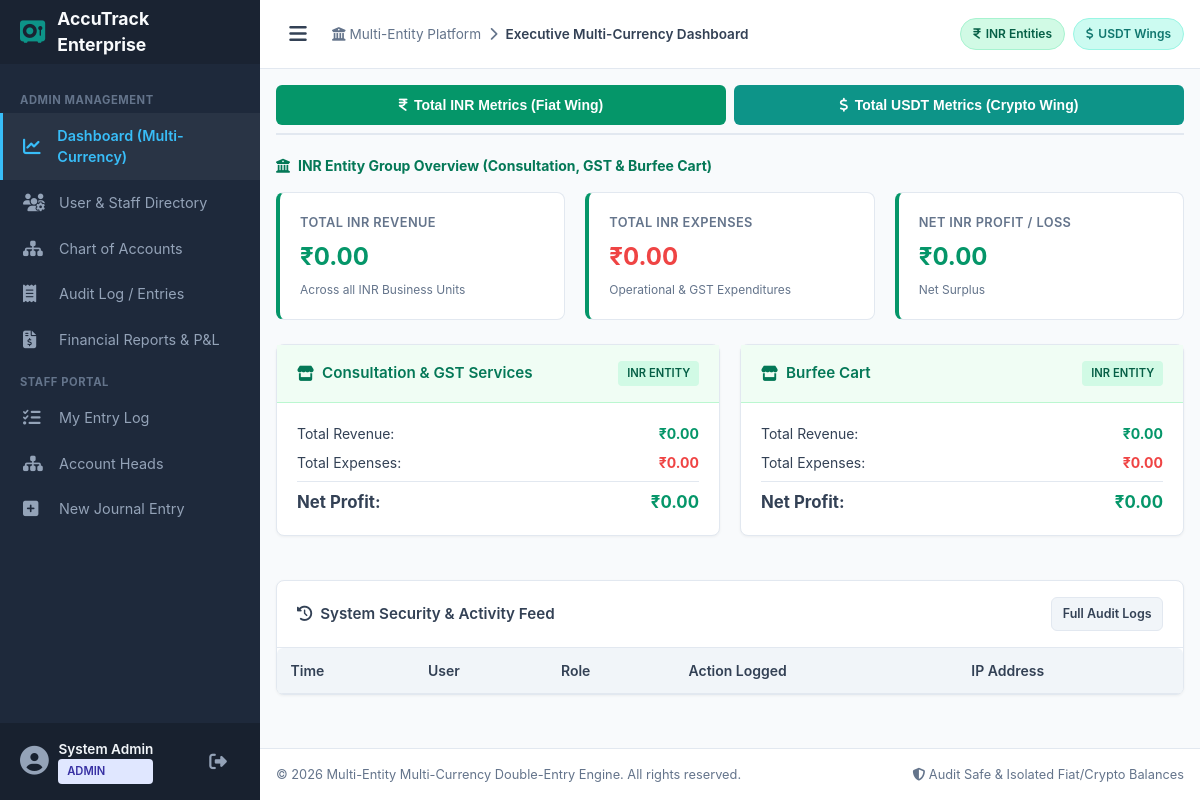
/admin/index.php (signed in), run on an earlier commit of the app's database.
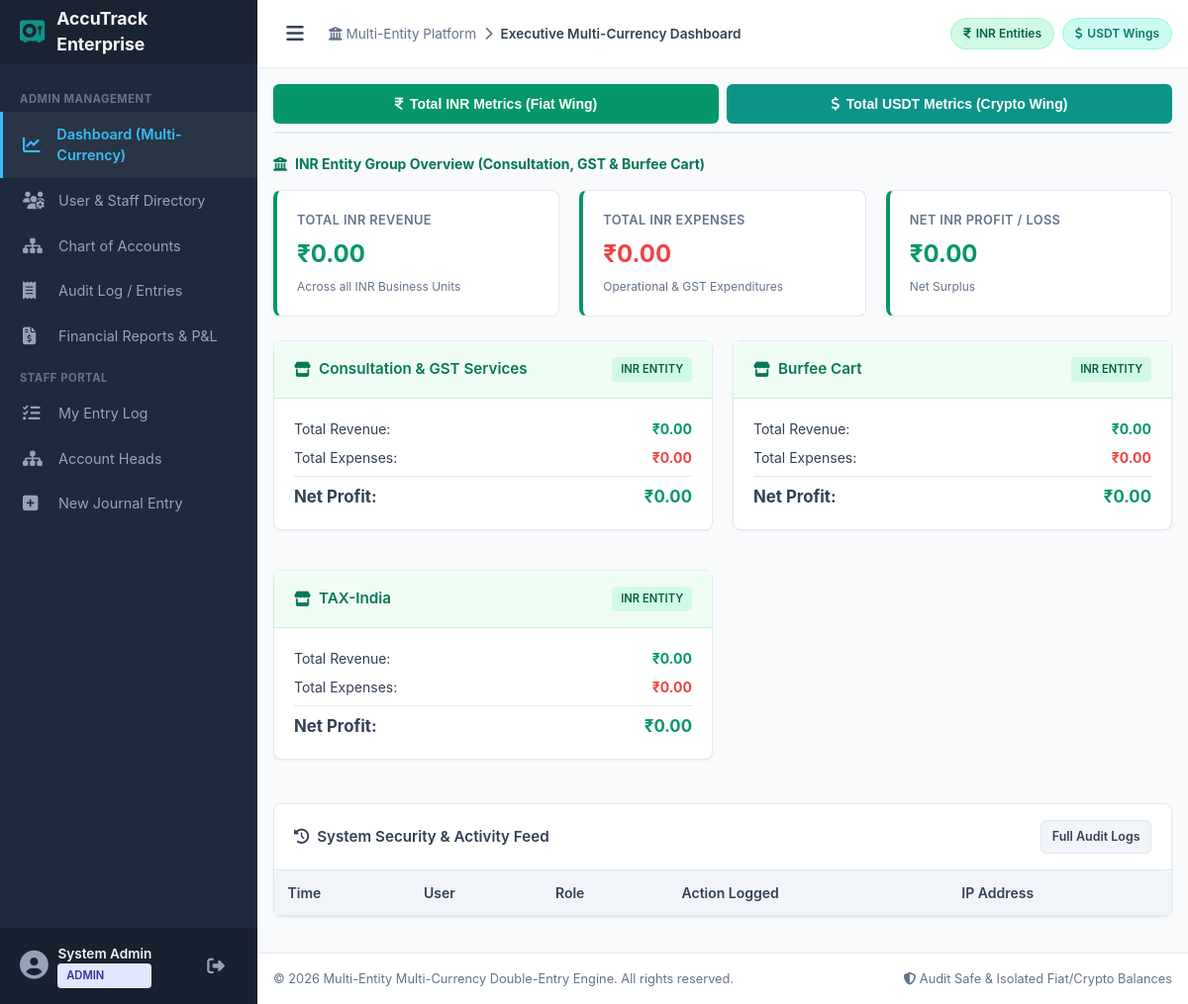
And on a later commit of the database.
### tables this page shows
CREATE TABLE IF NOT EXISTS `entities` (
  `id` INT AUTO_INCREMENT PRIMARY KEY,
  `name` VARCHAR(150) NOT NULL,
  `default_currency` ENUM('INR', 'USDT') NOT NULL,
  `status` ENUM('active', 'inactive') NOT NULL DEFAULT 'active',
  `created_at` DATETIME NOT NULL DEFAULT CURRENT_TIMESTAMP
);

### includes/auth.php (called while the page is built, shortened)
<?php
function get_logged_in_user() {
    return [
        'id' => $_SESSION['user_id'],
        'full_name' => $_SESSION['full_name'] ?? '',
        'email' => $_SESSION['email'] ?? '',
        'role' => $_SESSION['role'] ?? 'staff'
    ];
}

### admin/index.php (the view, shortened to what this page needs)
<?php
require_once __DIR__ . '/../includes/auth.php';
$conn = get_db_connection();
$inr_income_res = $conn->query("
    SELECT SUM(l.credit - l.debit) as total_income
    FROM journal_entry_lines l
    JOIN journal_entries e ON l.journal_entry_id = e.id
    JOIN chart_of_accounts a ON l.account_id = a.id
    WHERE e.currency = 'INR' AND a.account_type = 'Income'
")->fetch_assoc();
$inr_income = floatval($inr_income_res['total_income'] ?? 0);
$inr_expense_res = $conn->query("
    SELECT SUM(l.debit - l.credit) as total_expense
    FROM journal_entry_lines l
    JOIN journal_entries e ON l.journal_entry_id = e.id
    JOIN chart_of_accounts a ON l.account_id = a.id
    WHERE e.currency = 'INR' AND a.account_type = 'Expense'
")->fetch_assoc();
$inr_expense = floatval($inr_expense_res['total_expense'] ?? 0);
$inr_net_profit = $inr_income - $inr_expense;
$inr_entities_res = $conn->query("
    SELECT e.id, e.name,
           COALESCE(SUM(CASE WHEN a.account_type = 'Income' THEN (l.credit - l.debit) ELSE 0 END), 0) as income,
           COALESCE(SUM(CASE WHEN a.account_type = 'Expense' THEN (l.debit - l.credit) ELSE 0 END), 0) as expense
    FROM entities e
    LEFT JOIN journal_entries je ON je.entity_id = e.id
    LEFT JOIN journal_entry_lines l ON l.journal_entry_id = je.id
    LEFT JOIN chart_of_accounts a ON l.account_id = a.id
    WHERE e.default_currency = 'INR'
    GROUP BY e.id, e.name
")->fetch_all(MYSQLI_ASSOC);
$page_title = "Executive Multi-Currency Dashboard";
$active_nav = "admin_dashboard";
require_once __DIR__ . '/../includes/header.php';
?>
<div class="dash-tab-container">
    <button class="btn btn-inr dash-tab-btn active" data-currency="INR">
        <i class="fa-solid fa-indian-rupee-sign"></i> Total INR Metrics (Fiat Wing)
    </button>
    <button class="btn btn-usdt dash-tab-btn" data-currency="USDT">
        <i class="fa-solid fa-dollar-sign"></i> Total USDT Metrics (Crypto Wing)
    </button>
</div>
<div id="section_INR" class="currency-section">
    <div style="margin-bottom: 1rem; color: var(--inr-dark); font-weight: 700; display: flex; align-items: center; gap: 0.5rem;">
        <i class="fa-solid fa-building-columns"></i> INR Entity Group Overview (Consultation, GST & Burfee Cart)
    </div>
    <div class="grid-3" style="margin-bottom: 1.5rem;">
        <div class="stat-card inr-card">
            <span class="stat-title">Total INR Revenue</span>
            <span class="stat-value" style="color: var(--inr-primary);">₹<?= number_format($inr_income, 2) ?></span>
            <span class="stat-subtitle">Across all INR Business Units</span>
        </div>
        <div class="stat-card inr-card">
            <span class="stat-title">Total INR Expenses</span>
            <span class="stat-value" style="color: var(--danger-color);">₹<?= number_format($inr_expense, 2) ?></span>
            <span class="stat-subtitle">Operational & GST Expenditures</span>
        </div>
        <div class="stat-card inr-card">
            <span class="stat-title">Net INR Profit / Loss</span>
            <span class="stat-value" style="color: <?= $inr_net_profit >= 0 ? 'var(--inr-primary)' : 'var(--danger-color)' ?>;">
                ₹<?= number_format($inr_net_profit, 2) ?>
            </span>
            <span class="stat-subtitle"><?= $inr_net_profit >= 0 ? 'Net Surplus' : 'Net Deficit' ?></span>
        </div>
    </div>
    <div class="grid-2">
        <?php foreach ($inr_entities_res as $e_item): ?>
            <?php $net = $e_item['income'] - $e_item['expense']; ?>
            <div class="card">
                <div class="card-header inr-theme">
                    <div class="card-title"><i class="fa-solid fa-store"></i> <?= htmlspecialchars($e_item['name']) ?></div>
                    <span class="badge badge-inr">INR Entity</span>
                </div>
                <div class="card-body">
                    <div style="display: flex; justify-content: space-between; margin-bottom: 0.5rem;">
                        <span>Total Revenue:</span>
                        <strong style="color: var(--inr-primary);">₹<?= number_format($e_item['income'], 2) ?></strong>
                    </div>
                    <div style="display: flex; justify-content: space-between; margin-bottom: 0.5rem;">
                        <span>Total Expenses:</span>
                        <strong style="color: var(--danger-color);">₹<?= number_format($e_item['expense'], 2) ?></strong>
                    </div>
                    <div style="display: flex; justify-content: space-between; border-top: 1px solid var(--border-color); padding-top: 0.5rem; font-size: 1.05rem;">
                        <strong>Net Profit:</strong>
                        <strong style="color: <?= $net >= 0 ? 'var(--inr-primary)' : 'var(--danger-color)' ?>;">
                            ₹<?= number_format($net, 2) ?>
                        </strong>
                    </div>
                </div>
            </div>
        <?php endforeach; ?>
    </div>
</div>
<div class="card" style="margin-top: 1.5rem;">
    <div class="card-header">
        <div class="card-title"><i class="fa-solid fa-clock-rotate-left"></i> System Security & Activity Feed</div>
        <a href="/admin/transactions.php" class="btn btn-secondary btn-sm">Full Audit Logs</a>
    </div>
    <div class="card-body" style="padding: 0;">
        <div class="table-responsive">
            <table class="table">
                <thead>
                    <tr>
                        <th>Time</th>
                        <th>User</th>
                        <th>Role</th>
                        <th>Action Logged</th>
                        <th>IP Address</th>
                    </tr>
                </thead>
            </table>
        </div>
    </div>
</div>
<?php
require_once __DIR__ . '/../includes/footer.php';
?>

### includes/header.php (shortened to what this page needs)
<?php
$current_user = get_logged_in_user();
$page_title = $page_title ?? 'Accounting Engine';
$active_nav = $active_nav ?? '';
?>
<!DOCTYPE html>
<html lang="en">
<head>
    <link rel="stylesheet" href="https://cdnjs.cloudflare.com/ajax/libs/font-awesome/6.4.0/css/all.min.css">
    <link rel="stylesheet" href="/assets/css/style.css">
</head>
<body>
<div class="app-container">
    <aside class="sidebar" id="sidebar">
        <div class="sidebar-brand">
            <i class="fa-solid fa-vault brand-icon"></i>
            <span class="brand-name">AccuTrack Enterprise</span>
        </div>
        <nav class="sidebar-menu">
            <?php if ($current_user['role'] === 'admin'): ?>
                <div class="menu-category">ADMIN MANAGEMENT</div>
                <a href="/admin/index.php" class="menu-item <?= $active_nav === 'admin_dashboard' ? 'active' : '' ?>">
                    <i class="fa-solid fa-chart-line"></i> <span>Dashboard (Multi-Currency)</span>
                </a>
                <a href="/admin/users.php" class="menu-item <?= $active_nav === 'admin_users' ? 'active' : '' ?>">
                    <i class="fa-solid fa-users-gear"></i> <span>User & Staff Directory</span>
                </a>
                <a href="/accounts.php" class="menu-item <?= $active_nav === 'accounts' ? 'active' : '' ?>">
                    <i class="fa-solid fa-sitemap"></i> <span>Chart of Accounts</span>
                </a>
                <a href="/admin/transactions.php" class="menu-item <?= $active_nav === 'admin_transactions' ? 'active' : '' ?>">
                    <i class="fa-solid fa-receipt"></i> <span>Audit Log / Entries</span>
                </a>
                <a href="/admin/reports.php" class="menu-item <?= $active_nav === 'admin_reports' ? 'active' : '' ?>">
                    <i class="fa-solid fa-file-invoice-dollar"></i> <span>Financial Reports & P&L</span>
                </a>
            <?php endif; ?>
            <div class="menu-category">STAFF PORTAL</div>
            <a href="/staff/index.php" class="menu-item <?= $active_nav === 'staff_dashboard' ? 'active' : '' ?>">
                <i class="fa-solid fa-list-check"></i> <span>My Entry Log</span>
            </a>
            <a href="/accounts.php" class="menu-item <?= $active_nav === 'accounts' && $current_user['role'] === 'staff' ? 'active' : '' ?>">
                <i class="fa-solid fa-sitemap"></i> <span>Account Heads</span>
            </a>
            <a href="/staff/add_transaction.php" class="menu-item <?= $active_nav === 'staff_add_tx' ? 'active' : '' ?>">
                <i class="fa-solid fa-square-plus"></i> <span>New Journal Entry</span>
            </a>
        </nav>
        <div class="sidebar-footer">
            <div class="user-info">
                <i class="fa-solid fa-user-circle"></i>
                <div class="user-details">
                    <span class="user-name"><?= htmlspecialchars($current_user['full_name'] ?? 'User') ?></span>
                    <span class="user-role badge <?= $current_user['role'] === 'admin' ? 'badge-admin' : 'badge-staff' ?>">
                        <?= strtoupper(htmlspecialchars($current_user['role'] ?? 'STAFF')) ?>
                    </span>
                </div>
            </div>
            <a href="/logout.php" class="logout-btn" title="Sign Out">
                <i class="fa-solid fa-right-from-bracket"></i>
            </a>
        </div>
    </aside>
    <div class="main-wrapper">
        <header class="top-navbar">
            <div class="navbar-left">
                <button id="sidebarToggle" class="sidebar-toggle-btn" title="Toggle Sidebar">
                    <i class="fa-solid fa-bars"></i>
                </button>
                <div class="breadcrumb">
                    <span class="breadcrumb-item"><i class="fa-solid fa-building-columns"></i> Multi-Entity Platform</span>
                    <span class="breadcrumb-separator"><i class="fa-solid fa-chevron-right"></i></span>
                    <span class="breadcrumb-item active"><?= htmlspecialchars($page_title) ?></span>
                </div>
            </div>
            <div class="navbar-right">
                <div class="currency-indicators">
                    <span class="currency-badge inr-badge" title="INR Fiat Entities">
                        <i class="fa-solid fa-indian-rupee-sign"></i> INR Entities
                    </span>
                    <span class="currency-badge usdt-badge" title="USDT Crypto Entities">
                        <i class="fa-solid fa-dollar-sign"></i> USDT Wings
                    </span>
                </div>
            </div>
        </header>
        <main class="content-area">

### includes/footer.php (shortened to what this page needs)
        </main>
        <footer class="app-footer">
            <div class="footer-content">
                <span>&copy; <?= date('Y') ?> Multi-Entity Multi-Currency Double-Entry Engine. All rights reserved.</span>
                <span class="footer-tagline"><i class="fa-solid fa-shield-halved"></i> Audit Safe & Isolated Fiat/Crypto Balances</span>
            </div>
        </footer>
    </div>
</div>
</body>
</html>

What changed in the data, as far as the page shows it:
added entities: name "TAX-India", income "0.00", expense "0.00", net "0.00"
